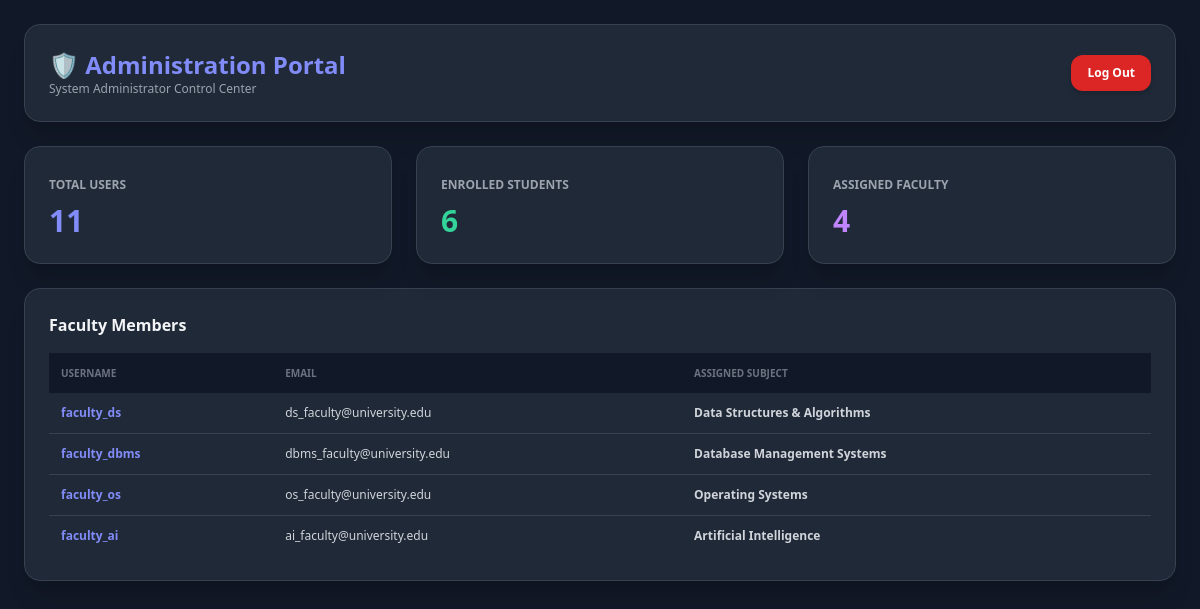
Screenshot of /admin_dashboard (signed in) with the database file from the repository.
### app.py (models this page shows, shortened)
class User(UserMixin, db.Model):
    id = db.Column(db.Integer, primary_key=True)
    username = db.Column(db.String(80), unique=True, nullable=False)
    email = db.Column(db.String(120), unique=True, nullable=False)
    password_hash = db.Column(db.String(200), nullable=False)
    role = db.Column(db.String(20), nullable=False)  # 'admin', 'faculty', 'student'
    subject = db.Column(db.String(80), nullable=True, default='General')
    grades = db.relationship('StudentSubjectGrade', backref='student_user', lazy=True, cascade="all, delete-orphan")

### app.py (the view, shortened to what this page needs)
@app.route('/admin_dashboard')
@login_required
def admin_dashboard():
    if current_user.role != 'admin':
        flash('Unauthorized Access', 'error')
        return redirect(url_for('home'))
    try:
        total_users = User.query.count()
        students = User.query.filter_by(role='student').all()
        faculty = User.query.filter_by(role='faculty').all()
        total_students_count = len(students)
        total_faculty_count = len(faculty)
        all_grades = StudentSubjectGrade.query.all()
        at_risk_count = 0
        return render_template(
            'admin.html',
            user=current_user,
            total_users=total_users,
            students=students,
            faculty=faculty,
            total_students=total_students_count,
            total_faculty=total_faculty_count,
            at_risk_count=at_risk_count,
            metrics_summary=metrics_summary or {},
            batch_results=last_batch_results or []
        )
    except Exception as e:
        print(f"Admin Dashboard Exception: {e}")
        return render_template(
            'admin.html',
            user=current_user,
            total_users=0,
            students=[],
            faculty=[],
            total_students=0,
            total_faculty=0,
            at_risk_count=0,
            metrics_summary={},
            batch_results=[]
        )

### app.py (called while the page is built)
@login_manager.user_loader
def load_user(user_id):
    return User.query.get(int(user_id))

### templates/admin.html (shortened to what this page needs)
<!DOCTYPE html>
<html lang="en" class="dark">
<head>
    <script src="https://cdn.tailwindcss.com"></script>
</head>
<body class="bg-gray-100 dark:bg-gray-900 text-gray-800 dark:text-gray-100 min-h-screen font-sans p-6">
    <div class="max-w-7xl mx-auto space-y-6">
        <div class="flex justify-between items-center bg-white dark:bg-gray-800 p-6 rounded-2xl border border-gray-200 dark:border-gray-700 shadow-xl">
            <div>
                <h1 class="text-2xl font-bold text-indigo-600 dark:text-indigo-400">🛡️ Administration Portal</h1>
                <p class="text-xs text-gray-500 dark:text-gray-400">System Administrator Control Center</p>
            </div>
            <a href="/logout" class="bg-red-600 hover:bg-red-500 text-white text-xs px-4 py-2.5 rounded-xl font-semibold shadow-md">Log Out</a>
        </div>
        <div class="grid grid-cols-1 sm:grid-cols-3 gap-6">
            <div class="bg-white dark:bg-gray-800 p-6 rounded-2xl border border-gray-200 dark:border-gray-700 shadow-xl">
                <span class="text-xs text-gray-500 dark:text-gray-400 font-semibold uppercase">Total Users</span>
                <div class="text-3xl font-extrabold text-indigo-600 dark:text-indigo-400 mt-2">{{ total_users or 0 }}</div>
            </div>
            <div class="bg-white dark:bg-gray-800 p-6 rounded-2xl border border-gray-200 dark:border-gray-700 shadow-xl">
                <span class="text-xs text-gray-500 dark:text-gray-400 font-semibold uppercase">Enrolled Students</span>
                <div class="text-3xl font-extrabold text-emerald-600 dark:text-emerald-400 mt-2">{{ total_students or 0 }}</div>
            </div>
            <div class="bg-white dark:bg-gray-800 p-6 rounded-2xl border border-gray-200 dark:border-gray-700 shadow-xl">
                <span class="text-xs text-gray-500 dark:text-gray-400 font-semibold uppercase">Assigned Faculty</span>
                <div class="text-3xl font-extrabold text-purple-600 dark:text-purple-400 mt-2">{{ total_faculty or 0 }}</div>
            </div>
        </div>
        <div class="bg-white dark:bg-gray-800 p-6 rounded-2xl border border-gray-200 dark:border-gray-700 shadow-xl space-y-4">
            <h2 class="text-base font-bold text-gray-900 dark:text-gray-100">Faculty Members</h2>
            <div class="overflow-x-auto">
                <table class="w-full text-left text-xs text-gray-700 dark:text-gray-300">
                    <thead class="bg-gray-100 dark:bg-gray-900 text-gray-500 uppercase text-[10px]">
                        <tr>
                            <th class="p-3">Username</th>
                            <th class="p-3">Email</th>
                            <th class="p-3">Assigned Subject</th>
                        </tr>
                    </thead>
                    <tbody class="divide-y divide-gray-200 dark:divide-gray-700">
                        {% for f in faculty or [] %}
                        <tr>
                            <td class="p-3 font-semibold text-indigo-600 dark:text-indigo-400">{{ f.username }}</td>
                            <td class="p-3">{{ f.email }}</td>
                            <td class="p-3 font-bold">{{ f.subject or 'General' }}</td>
                        </tr>
                        {% endfor %}
                    </tbody>
                </table>
            </div>
        </div>
    </div>
</body>
</html>

### rows the page displays
User: username "faculty_ds", email "ds_faculty@university.edu", subject "Data Structures & Algorithms"
User: username "faculty_dbms", email "dbms_faculty@university.edu", subject "Database Management Systems"
User: username "faculty_os", email "os_faculty@university.edu", subject "Operating Systems"
User: username "faculty_ai", email "ai_faculty@university.edu", subject "Artificial Intelligence"

### other values shown
{{ total_users or 0 }} "11"
{{ total_students or 0 }} "6"
{{ total_faculty or 0 }} "4"
